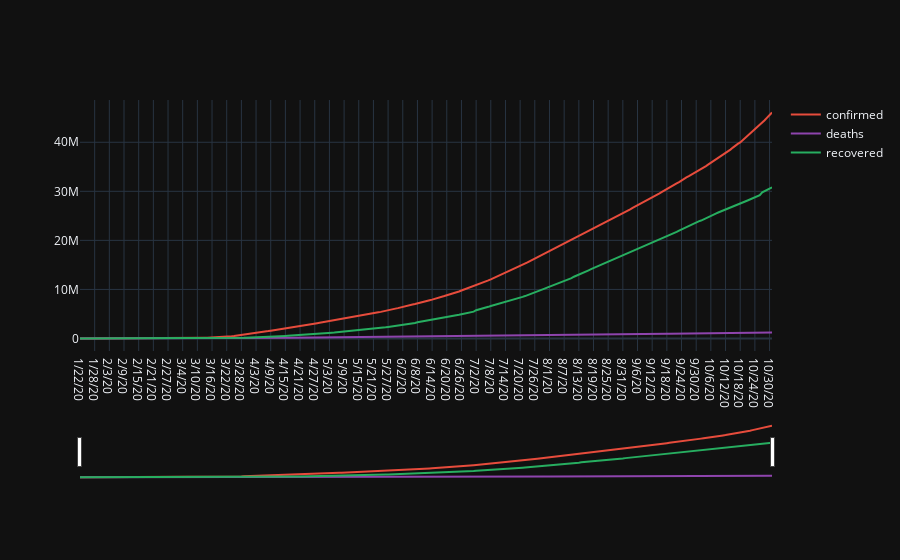

This figure's notebook cell:
### Code cell
import plotly.express as px
import plotly.graph_objects as go
from data import make_global_df, totals_df, daily_df

# df = make_global_df()

# fig = px.line(df, x="date", y=["confirmed", "deaths", "recovered"],
#               template='plotly_dark',
#               labels={
#                   'value': 'Cases',
#                   'variable': 'Condition',
#                   'date': 'Date'
#               },
#               hover_data={
#                   'value': ':,',
#                   'variable': False,
#                   'date': False,
#               },
#               color_discrete_map={
#                   'confirmed': '#e74c3c',
#                   'deaths': '#8e44ad',
#                   'recovered': '#27ae60'
#               }
#              )
# fig.update_layout(hovermode="x")
# fig.update_xaxes(rangeslider_visible=True)

color_spec = {
    'confirmed': '#e74c3c',
    'deaths': '#8e44ad',
    'recovered': '#27ae60'
}

def make_graph(country=None) :
    df = make_global_df()
    fig = go.Figure()
    def make_scatter(case) :
        fig.add_trace(go.Scatter(
            name=case,
            x=df['date'],
            y=df[case],
            hovertemplate=case + ': %{y:,}<extra></extra>',
            marker_color=color_spec[case],
        ))
    
    make_scatter('confirmed')
    make_scatter('deaths')
    make_scatter('recovered')
    
    
    fig.update_layout(hovermode="x", template="plotly_dark")
    fig.update_xaxes(rangeslider_visible=True)
    fig.show()

make_graph()
# fig = go.Figure()
# fig.add_trace(go.Scatter(
#     name="confirmed",
#     x=df['date'],
#     y=df['confirmed'],
#     hovertemplate='confirmed: %{y:,}<extra></extra>',
#     marker_color="#e74c3c",
# ))
# fig.add_trace(go.Scatter(
#     name="deaths",
#     x=df['date'],
#     y=df['deaths'],
#     hovertemplate='deaths: %{y:,}<extra></extra>',
#     marker_color="#8e44ad"
# ))
# fig.add_trace(go.Scatter(
#     name="recovered",
#     x=df['date'],
#     y=df['recovered'],
#     hovertemplate='recovered: %{y:,}<extra></extra>',
#     marker_color="#27ae60",
# ))
# fig.update_layout(hovermode="x", template="plotly_dark")
# fig.update_xaxes(rangeslider_visible=True)

### Figure 1 — Plotly figure (JSON) as saved in the notebook; plotly's stock layout.template omitted (floating-point values rounded to 4 significant figures; data arrays with more than 128 entries replaced by an {"elided": "..."} marker saying what was removed)
{"data": [{"hovertemplate": "confirmed: %{y:,}<extra></extra>", "marker": {"color": "#e74c3c"}, "name": "confirmed", "type": "scatter", "x": {"elided": "284 str values"}, "y": {"elided": "284 int values"}}, {"hovertemplate": "deaths: %{y:,}<extra></extra>", "marker": {"color": "#8e44ad"}, "name": "deaths", "type": "scatter", "x": {"elided": "284 str values"}, "y": {"elided": "284 int values"}}, {"hovertemplate": "recovered: %{y:,}<extra></extra>", "marker": {"color": "#27ae60"}, "name": "recovered", "type": "scatter", "x": {"elided": "284 str values"}, "y": {"elided": "284 int values"}}], "layout": {"hovermode": "x", "xaxis": {"rangeslider": {"visible": true}}}}
